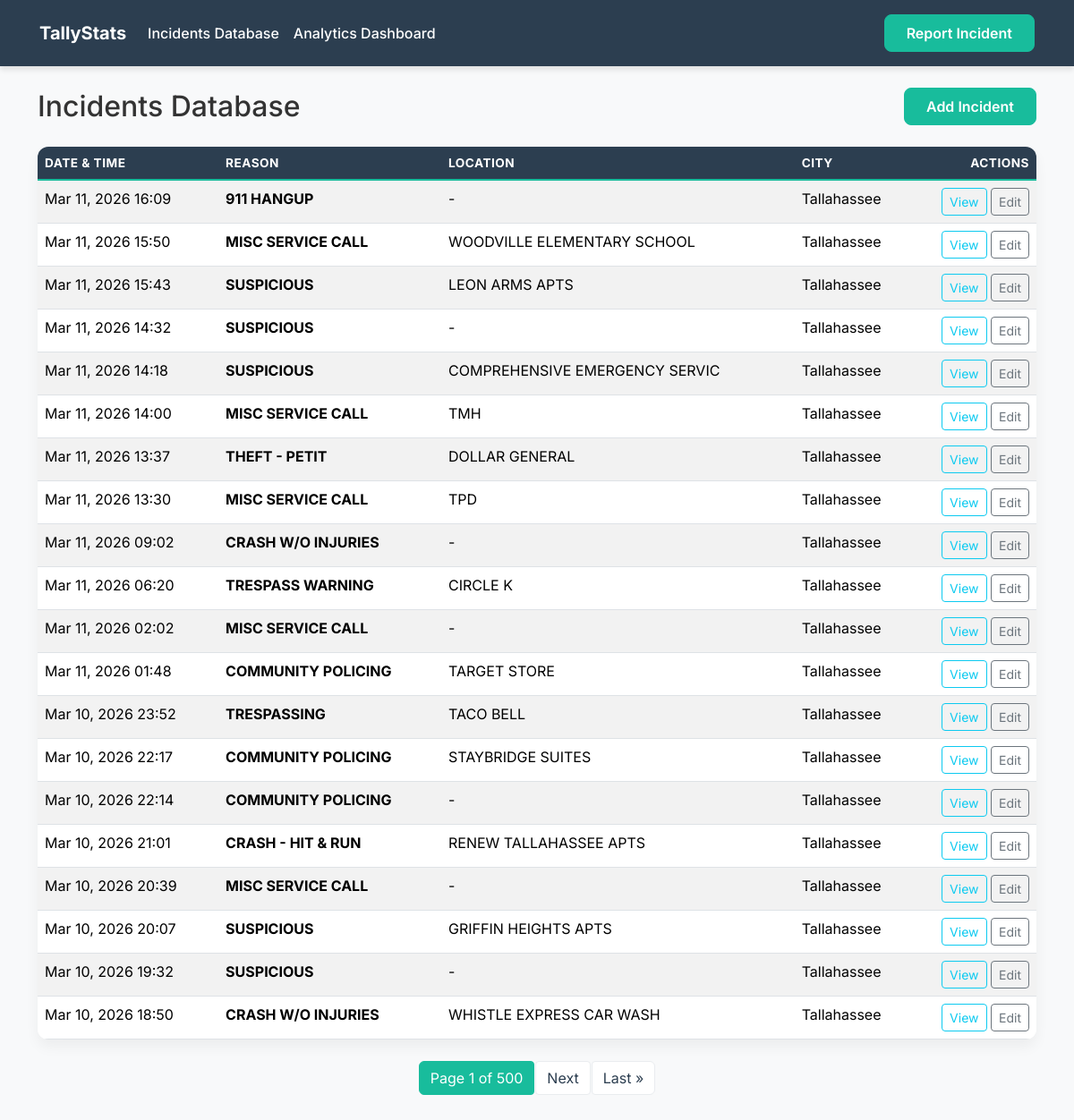
The app's page /records/ with its own data.
### myapp/models.py (models this page shows, shortened)
class CrimeIncident(models.Model):
    city = models.ForeignKey(City, on_delete=models.CASCADE, related_name='crime_incidents')
    date_time = models.DateTimeField()
    reason = models.CharField(max_length=200)
    location = models.CharField(max_length=255, null=True, blank=True)
    latitude = models.FloatField(null=True, blank=True)
    longitude = models.FloatField(null=True, blank=True)
    created_at = models.DateTimeField(auto_now_add=True)
    class Meta:
        ordering = ['-date_time']

class City(models.Model):
    name = models.CharField(max_length=100, unique=True)
    class Meta:
        verbose_name_plural = "Cities"

### myapp/views.py (the view)
# urls.py: path('records/', views.records_list, name='records_list'),
def records_list(request):
    incident_list = CrimeIncident.objects.all()
    paginator = Paginator(incident_list, 20) # Show 20 incidents per page
    page_number = request.GET.get('page')
    page_obj = paginator.get_page(page_number)
    return render(request, 'myapp/list.html', {'page_obj': page_obj})

### myapp/templates/myapp/list.html (shortened to what this page needs)
{% extends 'myapp/base.html' %}
{% load bootstrap5 %}
{% block content %}
<div class="d-flex justify-content-between align-items-center mb-4">
    <h2 class="mb-0">Incidents Database</h2>
    <a href="{% url 'record_create' %}" class="btn btn-primary-custom text-white">
         Add Incident
    </a>
</div>
<div class="card card-custom p-0 overflow-hidden">
    <div class="table-responsive">
        <table class="table table-custom table-striped table-hover mb-0">
            <thead>
                <tr>
                    <th>Date & Time</th>
                    <th>Reason</th>
                    <th>Location</th>
                    <th>City</th>
                    <th class="text-end">Actions</th>
                </tr>
            </thead>
            <tbody>
                {% for incident in page_obj %}
                <tr>
                    <td>{{ incident.date_time|date:"M d, Y H:i" }}</td>
                    <td><strong>{{ incident.reason }}</strong></td>
                    <td>{{ incident.location|default:"-" }}</td>
                    <td>{{ incident.city.name }}</td>
                    <td class="text-end">
                        <a href="{% url 'record_detail' incident.pk %}" class="btn btn-sm btn-outline-info">View</a>
                        <a href="{% url 'record_edit' incident.pk %}" class="btn btn-sm btn-outline-secondary">Edit</a>
                    </td>
                </tr>
                {% empty %}
                <tr>
                    <td colspan="5" class="text-center py-4 text-muted">No incidents found in the database.</td>
                </tr>
                {% endfor %}
            </tbody>
        </table>
    </div>
</div>
{% if page_obj.has_other_pages %}
<nav aria-label="Page navigation" class="mt-4">
    <ul class="pagination pagination-custom justify-content-center">
        <li class="page-item active">
            <span class="page-link">Page {{ page_obj.number }} of {{ page_obj.paginator.num_pages }}</span>
        </li>
        {% if page_obj.has_next %}
        <li class="page-item">
            <a class="page-link" href="?page={{ page_obj.next_page_number }}">Next</a>
        </li>
        <li class="page-item">
            <a class="page-link" href="?page={{ page_obj.paginator.num_pages }}">Last &raquo;</a>
        </li>
        {% endif %}
    </ul>
</nav>
{% endif %}
{% endblock %}

### myapp/templates/myapp/base.html (shortened to what this page needs)
{% load bootstrap5 static %}
<!DOCTYPE html>
<html lang="en">
<head>
    {% bootstrap_css %}
    <link rel="stylesheet" href="{% static 'css/style.css' %}">
</head>
<body>
    <nav class="navbar navbar-expand-lg navbar-custom">
        <div class="container-fluid">
            <a class="navbar-brand" href="{% url 'home' %}">
                <strong>TallyStats</strong>
            </a>
            <div class="collapse navbar-collapse" id="navbarNav">
                <ul class="navbar-nav me-auto mb-2 mb-lg-0">
                    <li class="nav-item">
                        <a class="nav-link" href="{% url 'records_list' %}">Incidents Database</a>
                    </li>
                    <li class="nav-item">
                        <a class="nav-link" href="{% url 'analytics' %}">Analytics Dashboard</a>
                    </li>
                </ul>
                <div class="d-flex">
                    <a href="{% url 'record_create' %}" class="btn btn-primary-custom text-white">Report Incident</a>
                </div>
            </div>
        </div>
    </nav>
    <div class="container mt-4 mb-5 pb-5">
        {% block content %}
        {% endblock content %}
    </div>
</body>
</html>

### myapp/static/css/style.css (style rules this page uses)
:root { --primary-color: #2c3e50; --secondary-color: #18bc9c; --bg-color: #f8f9fa; --card-bg: #ffffff; --text-color: #333333; }
body { background-color: var(--bg-color); font-family: 'Inter', -apple-system, BlinkMacSystemFont, "Segoe UI", Roboto, "Helvetica Neue", Arial, sans-serif; color: var(--text-color); }
.navbar-custom { background-color: var(--primary-color); box-shadow: 0 4px 6px rgba(0, 0, 0, 0.1); padding: 1rem 2rem; }
.navbar-custom .navbar-brand, .navbar-custom .nav-link { color: #ffffff; font-weight: 500; transition: color 0.3s ease; }
.card-custom { border: none; border-radius: 12px; background-color: var(--card-bg); box-shadow: 0 8px 15px rgba(0, 0, 0, 0.05); transition: transform 0.2s ease, box-shadow 0.2s ease; }
.table-custom thead th { background-color: var(--primary-color); color: white; border-bottom: 2px solid var(--secondary-color); text-transform: uppercase; font-size: 0.85rem; letter-spacing: 0.5px; }
.btn-primary-custom { background-color: var(--secondary-color); border-color: var(--secondary-color); border-radius: 8px; padding: 0.5rem 1.5rem; font-weight: 600; transition: all 0.3s ease; }
.pagination-custom .page-link { color: var(--primary-color); border-radius: 4px; margin: 0 2px; border: 1px solid #e9ecef; }
.pagination-custom .page-item.active .page-link { background-color: var(--secondary-color); border-color: var(--secondary-color); color: white; }

### records on screen
CrimeIncident: date_time "Mar 11, 2026 15:50", reason "MISC SERVICE CALL", location "WOODVILLE ELEMENTARY SCHOOL", city.name "Tallahassee"
CrimeIncident: date_time "Mar 11, 2026 14:32", reason "SUSPICIOUS", location "-", city.name "Tallahassee"
CrimeIncident: date_time "Mar 11, 2026 14:18", reason "SUSPICIOUS", location "COMPREHENSIVE EMERGENCY SERVIC", city.name "Tallahassee"
CrimeIncident: date_time "Mar 10, 2026 23:52", reason "TRESPASSING", location "TACO BELL", city.name "Tallahassee"
CrimeIncident: date_time "Mar 10, 2026 22:17", reason "COMMUNITY POLICING", location "STAYBRIDGE SUITES", city.name "Tallahassee"
CrimeIncident: date_time "Mar 10, 2026 18:50", reason "CRASH W/O INJURIES", location "WHISTLE EXPRESS CAR WASH", city.name "Tallahassee"

### other values on screen
{{ page_obj.number }} "1"
{{ page_obj.paginator.num_pages }} "500"
